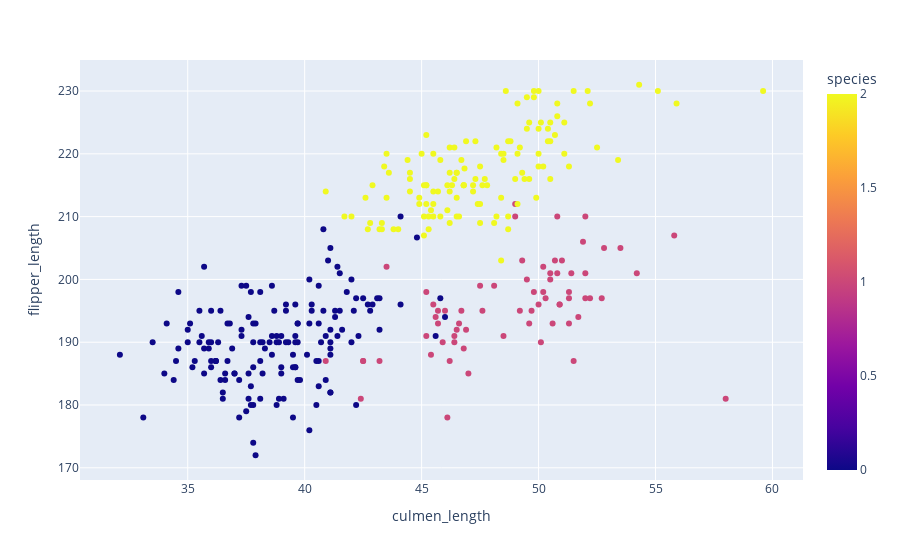

The code cell stored with this chart in its notebook:
### Code cell
fig = px.scatter(df, x="culmen_length", y="flipper_length", color='species')
fig.show()

### Figure 1 — Plotly figure (JSON) as saved in the notebook; plotly's stock layout.template omitted (floating-point values rounded to 4 significant figures; data arrays with more than 128 entries replaced by an {"elided": "..."} marker saying what was removed)
{"data": [{"hovertemplate": "culmen_length=%{x}<br>flipper_length=%{y}<br>species=%{marker.color}<extra></extra>", "legendgroup": "", "marker": {"color": {"elided": "344 int values"}, "coloraxis": "coloraxis", "symbol": "circle"}, "mode": "markers", "name": "", "orientation": "v", "showlegend": false, "type": "scatter", "x": {"elided": "344 float values"}, "xaxis": "x", "y": {"elided": "344 float values"}, "yaxis": "y"}], "layout": {"coloraxis": {"colorbar": {"title": {"text": "species"}}, "colorscale": [[0, "#0d0887"], [0.1111, "#46039f"], [0.2222, "#7201a8"], [0.3333, "#9c179e"], [0.4444, "#bd3786"], [0.5556, "#d8576b"], [0.6667, "#ed7953"], [0.7778, "#fb9f3a"], [0.8889, "#fdca26"], [1, "#f0f921"]]}, "legend": {"tracegroupgap": 0}, "margin": {"t": 60}, "xaxis": {"anchor": "y", "domain": [0, 1], "title": {"text": "culmen_length"}}, "yaxis": {"anchor": "x", "domain": [0, 1], "title": {"text": "flipper_length"}}}}
